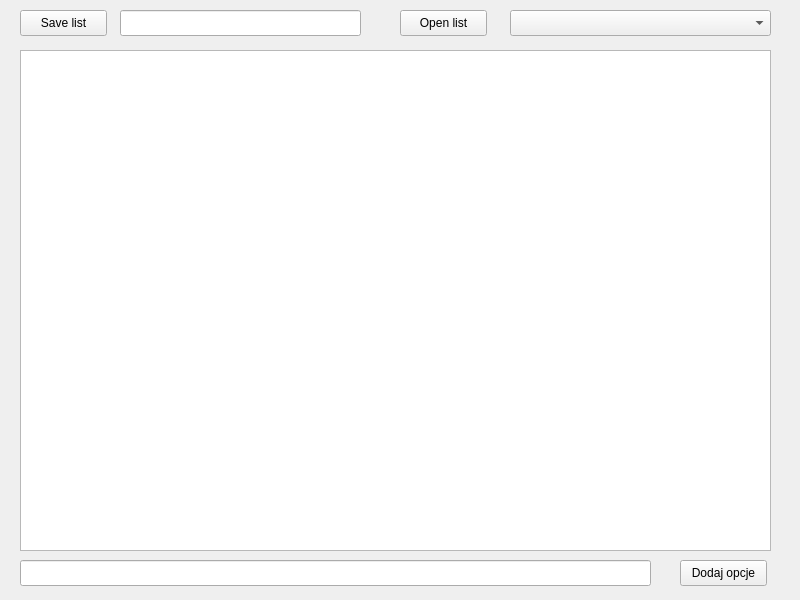
<?xml version="1.0" encoding="UTF-8"?>
<ui version="4.0">
 <class>MainWindow</class>
 <widget class="QMainWindow" name="MainWindow">
  <property name="geometry">
   <rect>
    <x>0</x>
    <y>0</y>
    <width>800</width>
    <height>600</height>
   </rect>
  </property>
  <property name="windowTitle">
   <string>MainWindow</string>
  </property>
  <widget class="QWidget" name="centralwidget">
   <widget class="QListWidget" name="listWidget">
    <property name="geometry">
     <rect>
      <x>20</x>
      <y>50</y>
      <width>751</width>
      <height>501</height>
     </rect>
    </property>
    <property name="sortingEnabled">
     <bool>false</bool>
    </property>
   </widget>
   <widget class="QPushButton" name="pushButton">
    <property name="geometry">
     <rect>
      <x>680</x>
      <y>560</y>
      <width>87</width>
      <height>26</height>
     </rect>
    </property>
    <property name="text">
     <string>Dodaj opcje</string>
    </property>
   </widget>
   <widget class="QLineEdit" name="lineEdit">
    <property name="geometry">
     <rect>
      <x>20</x>
      <y>560</y>
      <width>631</width>
      <height>26</height>
     </rect>
    </property>
   </widget>
   <widget class="QPushButton" name="saveButton">
    <property name="geometry">
     <rect>
      <x>20</x>
      <y>10</y>
      <width>87</width>
      <height>26</height>
     </rect>
    </property>
    <property name="text">
     <string>Save list</string>
    </property>
   </widget>
   <widget class="QPushButton" name="openButton">
    <property name="geometry">
     <rect>
      <x>400</x>
      <y>10</y>
      <width>87</width>
      <height>26</height>
     </rect>
    </property>
    <property name="text">
     <string>Open list</string>
    </property>
   </widget>
   <widget class="QComboBox" name="comboBox">
    <property name="geometry">
     <rect>
      <x>510</x>
      <y>10</y>
      <width>261</width>
      <height>26</height>
     </rect>
    </property>
   </widget>
   <widget class="QLineEdit" name="saveLineEdit">
    <property name="geometry">
     <rect>
      <x>120</x>
      <y>10</y>
      <width>241</width>
      <height>26</height>
     </rect>
    </property>
   </widget>
  </widget>
 </widget>
 <resources/>
 <connections/>
</ui>
